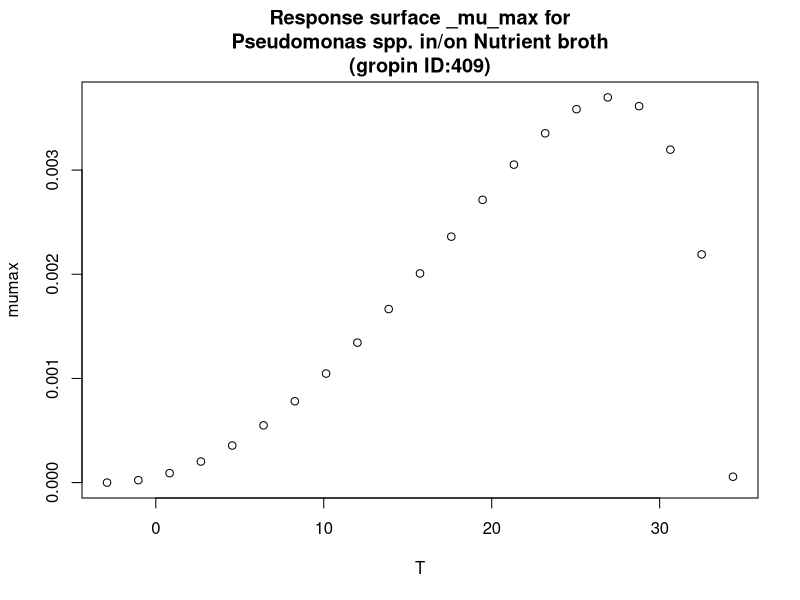

Source code (R):
#############################
# start of Parameter script
#############################
T <- seq(-2.9029,34.3656343656344,length.out=21)
#############################
# end of Parameter script
#############################
############################# 
# start of Model script Gropin ID 409 
#############################
 
# constant coefficients for this model
 
variables <- data.frame(T)
argumentsPar <- unique.data.frame(expand.grid(variables))
 
# heart of the model
response_surface <- function(T) {
   mumax <-(3.7*(10^-3)*(T-34.4)*((T+2.9)^2))/((27.2+2.9)*((27.2+2.9)*(T-27.2)-(27.2-34.4)*(27.2-2.9-2*T)))

	return(mumax=mumax)
} 

# output parameters
responseSurface <- cbind(argumentsPar,response_surface(argumentsPar['T']))
colnames(responseSurface) <- c(colnames(argumentsPar),'mumax')
#############################
# End of Model script
#############################
############################# 
# start of Visualisation script Gropin ID 409 
#############################
titleText <-'Response surface _mu_max for
Pseudomonas spp. in/on Nutrient broth
(gropin ID:409)'
plot(T,responseSurface$'mumax',xlab='T',
                          ylab='mumax',main=titleText)
#############################
# End of Visualisation script
#############################
